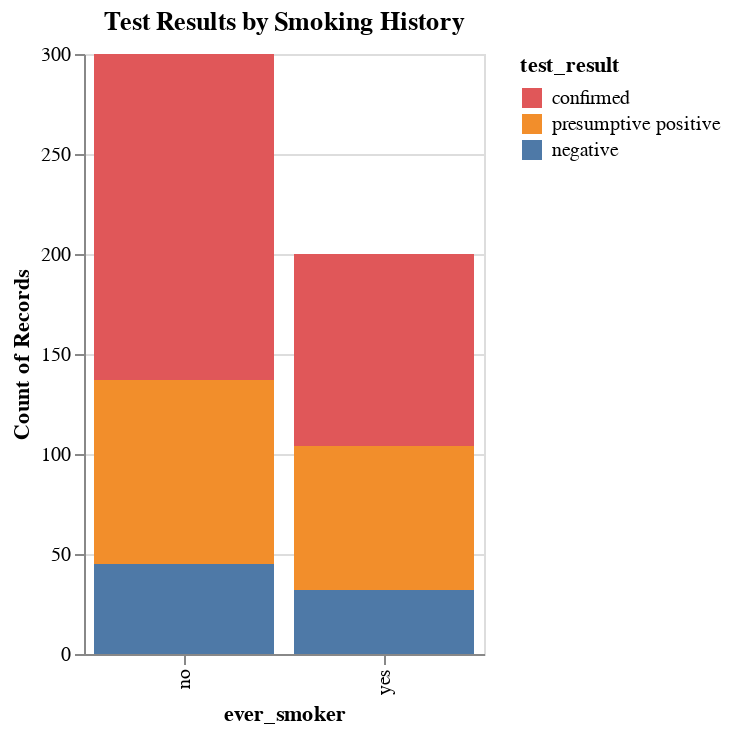

Notebook code for this chart:
### Markdown cell above
### Test Results by Smoking History
Stacked bar chart

### Code cell
alt.Chart(patient).mark_bar().encode(
    x='ever_smoker:N',
    y='count()',
    color=alt.Color("test_result:N", scale=scale_test_result)
).properties(
    title="Test Results by Smoking History",
    width=200,
    height=300
)

### Figure 1 — Vega-Lite specification as saved in the notebook (floating-point values rounded to 4 significant figures; data arrays with more than 128 entries replaced by an {"elided": "..."} marker saying what was removed)
{"config": {"view": {"continuousWidth": 400, "continuousHeight": 300}}, "data": {"name": "data-0117613c26066f3a22500fd0040de660"}, "mark": "bar", "encoding": {"color": {"type": "nominal", "field": "test_result", "scale": {"domain": ["confirmed", "presumptive positive", "negative"], "range": ["#E05759", "#F28E2B", "#4E79A7"]}}, "x": {"type": "nominal", "field": "ever_smoker"}, "y": {"type": "quantitative", "aggregate": "count"}}, "height": 300, "title": "Test Results by Smoking History", "width": 200, "$schema": "https://vega.github.io/schema/vega-lite/v4.0.2.json", "datasets": {"data-0117613c26066f3a22500fd0040de660": {"elided": "500 records"}}}
